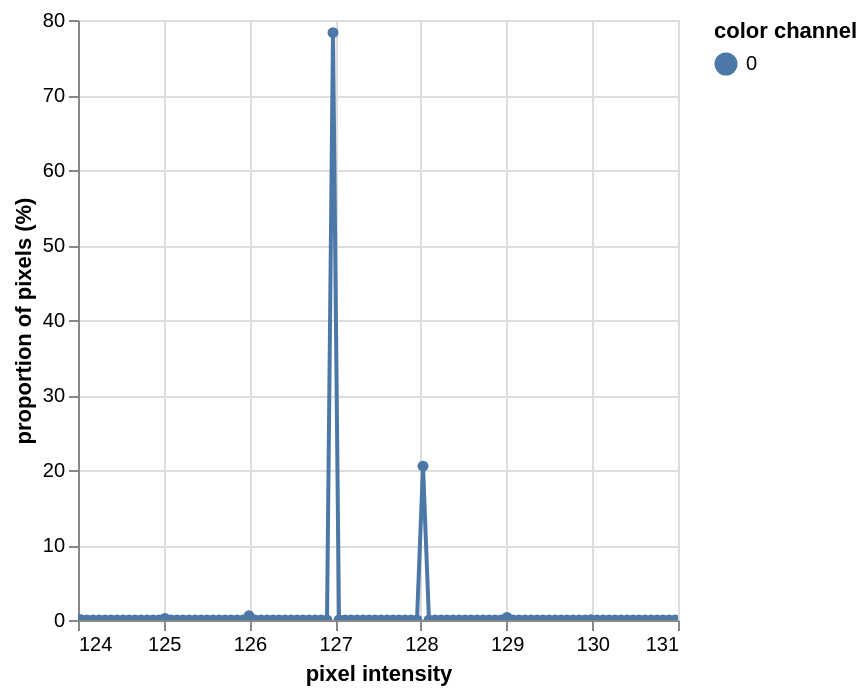

Source (notebook cell):
### Code cell
# Histogram
hist = pcv.visualize.histogram(a)

### Figure 1 — Vega-Lite specification as saved in the notebook (floating-point values rounded to 4 significant figures)
{"config": {"view": {"continuousWidth": 300, "continuousHeight": 300}}, "data": {"name": "data-770aa5c3962a53e627cb77cd6f417045"}, "mark": {"type": "line", "point": true}, "encoding": {"color": {"field": "color channel", "type": "nominal"}, "tooltip": [{"field": "pixel intensity", "type": "quantitative"}, {"field": "proportion of pixels (%)", "type": "quantitative"}], "x": {"field": "pixel intensity", "type": "quantitative"}, "y": {"field": "proportion of pixels (%)", "type": "quantitative"}}, "params": [{"name": "param_2", "select": {"type": "interval", "encodings": ["x", "y"]}, "bind": "scales"}], "$schema": "https://vega.github.io/schema/vega-lite/v5.20.1.json", "datasets": {"data-770aa5c3962a53e627cb77cd6f417045": [{"pixel intensity": 124.0, "proportion of pixels (%)": 0.02132, "hist_count": 3, "color channel": "0"}, {"pixel intensity": 124.1, "proportion of pixels (%)": 0.0, "hist_count": 0, "color channel": "0"}, {"pixel intensity": 124.2, "proportion of pixels (%)": 0.0, "hist_count": 0, "color channel": "0"}, {"pixel intensity": 124.2, "proportion of pixels (%)": 0.0, "hist_count": 0, "color channel": "0"}, {"pixel intensity": 124.3, "proportion of pixels (%)": 0.0, "hist_count": 0, "color channel": "0"}, {"pixel intensity": 124.4, "proportion of pixels (%)": 0.0, "hist_count": 0, "color channel": "0"}, {"pixel intensity": 124.5, "proportion of pixels (%)": 0.0, "hist_count": 0, "color channel": "0"}, {"pixel intensity": 124.5, "proportion of pixels (%)": 0.0, "hist_count": 0, "color channel": "0"}, {"pixel intensity": 124.6, "proportion of pixels (%)": 0.0, "hist_count": 0, "color channel": "0"}, {"pixel intensity": 124.7, "proportion of pixels (%)": 0.0, "hist_count": 0, "color channel": "0"}, {"pixel intensity": 124.7, "proportion of pixels (%)": 0.0, "hist_count": 0, "color channel": "0"}, {"pixel intensity": 124.8, "proportion of pixels (%)": 0.0, "hist_count": 0, "color channel": "0"}, {"pixel intensity": 124.9, "proportion of pixels (%)": 0.0, "hist_count": 0, "color channel": "0"}, {"pixel intensity": 124.9, "proportion of pixels (%)": 0.0, "hist_count": 0, "color channel": "0"}, {"pixel intensity": 125.0, "proportion of pixels (%)": 0.2132, "hist_count": 30, "color channel": "0"}, {"pixel intensity": 125.1, "proportion of pixels (%)": 0.0, "hist_count": 0, "color channel": "0"}, {"pixel intensity": 125.2, "proportion of pixels (%)": 0.0, "hist_count": 0, "color channel": "0"}, {"pixel intensity": 125.2, "proportion of pixels (%)": 0.0, "hist_count": 0, "color channel": "0"}, {"pixel intensity": 125.3, "proportion of pixels (%)": 0.0, "hist_count": 0, "color channel": "0"}, {"pixel intensity": 125.4, "proportion of pixels (%)": 0.0, "hist_count": 0, "color channel": "0"}, {"pixel intensity": 125.4, "proportion of pixels (%)": 0.0, "hist_count": 0, "color channel": "0"}, {"pixel intensity": 125.5, "proportion of pixels (%)": 0.0, "hist_count": 0, "color channel": "0"}, {"pixel intensity": 125.6, "proportion of pixels (%)": 0.0, "hist_count": 0, "color channel": "0"}, {"pixel intensity": 125.6, "proportion of pixels (%)": 0.0, "hist_count": 0, "color channel": "0"}, {"pixel intensity": 125.7, "proportion of pixels (%)": 0.0, "hist_count": 0, "color channel": "0"}, {"pixel intensity": 125.8, "proportion of pixels (%)": 0.0, "hist_count": 0, "color channel": "0"}, {"pixel intensity": 125.9, "proportion of pixels (%)": 0.0, "hist_count": 0, "color channel": "0"}, {"pixel intensity": 125.9, "proportion of pixels (%)": 0.0, "hist_count": 0, "color channel": "0"}, {"pixel intensity": 126.0, "proportion of pixels (%)": 0.5615, "hist_count": 79, "color channel": "0"}, {"pixel intensity": 126.1, "proportion of pixels (%)": 0.0, "hist_count": 0, "color channel": "0"}, {"pixel intensity": 126.1, "proportion of pixels (%)": 0.0, "hist_count": 0, "color channel": "0"}, {"pixel intensity": 126.2, "proportion of pixels (%)": 0.0, "hist_count": 0, "color channel": "0"}, {"pixel intensity": 126.3, "proportion of pixels (%)": 0.0, "hist_count": 0, "color channel": "0"}, {"pixel intensity": 126.3, "proportion of pixels (%)": 0.0, "hist_count": 0, "color channel": "0"}, {"pixel intensity": 126.4, "proportion of pixels (%)": 0.0, "hist_count": 0, "color channel": "0"}, {"pixel intensity": 126.5, "proportion of pixels (%)": 0.0, "hist_count": 0, "color channel": "0"}, {"pixel intensity": 126.6, "proportion of pixels (%)": 0.0, "hist_count": 0, "color channel": "0"}, {"pixel intensity": 126.6, "proportion of pixels (%)": 0.0, "hist_count": 0, "color channel": "0"}, {"pixel intensity": 126.7, "proportion of pixels (%)": 0.0, "hist_count": 0, "color channel": "0"}, {"pixel intensity": 126.8, "proportion of pixels (%)": 0.0, "hist_count": 0, "color channel": "0"}, {"pixel intensity": 126.8, "proportion of pixels (%)": 0.0, "hist_count": 0, "color channel": "0"}, {"pixel intensity": 126.9, "proportion of pixels (%)": 0.0, "hist_count": 0, "color channel": "0"}, {"pixel intensity": 127.0, "proportion of pixels (%)": 78.32, "hist_count": 11019, "color channel": "0"}, {"pixel intensity": 127.0, "proportion of pixels (%)": 0.0, "hist_count": 0, "color channel": "0"}, {"pixel intensity": 127.1, "proportion of pixels (%)": 0.0, "hist_count": 0, "color channel": "0"}, {"pixel intensity": 127.2, "proportion of pixels (%)": 0.0, "hist_count": 0, "color channel": "0"}, {"pixel intensity": 127.3, "proportion of pixels (%)": 0.0, "hist_count": 0, "color channel": "0"}, {"pixel intensity": 127.3, "proportion of pixels (%)": 0.0, "hist_count": 0, "color channel": "0"}, {"pixel intensity": 127.4, "proportion of pixels (%)": 0.0, "hist_count": 0, "color channel": "0"}, {"pixel intensity": 127.5, "proportion of pixels (%)": 0.0, "hist_count": 0, "color channel": "0"}, {"pixel intensity": 127.5, "proportion of pixels (%)": 0.0, "hist_count": 0, "color channel": "0"}, {"pixel intensity": 127.6, "proportion of pixels (%)": 0.0, "hist_count": 0, "color channel": "0"}, {"pixel intensity": 127.7, "proportion of pixels (%)": 0.0, "hist_count": 0, "color channel": "0"}, {"pixel intensity": 127.7, "proportion of pixels (%)": 0.0, "hist_count": 0, "color channel": "0"}, {"pixel intensity": 127.8, "proportion of pixels (%)": 0.0, "hist_count": 0, "color channel": "0"}, {"pixel intensity": 127.9, "proportion of pixels (%)": 0.0, "hist_count": 0, "color channel": "0"}, {"pixel intensity": 128.0, "proportion of pixels (%)": 0.0, "hist_count": 0, "color channel": "0"}, {"pixel intensity": 128.0, "proportion of pixels (%)": 20.5, "hist_count": 2885, "color channel": "0"}, {"pixel intensity": 128.1, "proportion of pixels (%)": 0.0, "hist_count": 0, "color channel": "0"}, {"pixel intensity": 128.2, "proportion of pixels (%)": 0.0, "hist_count": 0, "color channel": "0"}, {"pixel intensity": 128.2, "proportion of pixels (%)": 0.0, "hist_count": 0, "color channel": "0"}, {"pixel intensity": 128.3, "proportion of pixels (%)": 0.0, "hist_count": 0, "color channel": "0"}, {"pixel intensity": 128.4, "proportion of pixels (%)": 0.0, "hist_count": 0, "color channel": "0"}, {"pixel intensity": 128.4, "proportion of pixels (%)": 0.0, "hist_count": 0, "color channel": "0"}, {"pixel intensity": 128.5, "proportion of pixels (%)": 0.0, "hist_count": 0, "color channel": "0"}, {"pixel intensity": 128.6, "proportion of pixels (%)": 0.0, "hist_count": 0, "color channel": "0"}, {"pixel intensity": 128.7, "proportion of pixels (%)": 0.0, "hist_count": 0, "color channel": "0"}, {"pixel intensity": 128.7, "proportion of pixels (%)": 0.0, "hist_count": 0, "color channel": "0"}, {"pixel intensity": 128.8, "proportion of pixels (%)": 0.0, "hist_count": 0, "color channel": "0"}, {"pixel intensity": 128.9, "proportion of pixels (%)": 0.0, "hist_count": 0, "color channel": "0"}, {"pixel intensity": 128.9, "proportion of pixels (%)": 0.0, "hist_count": 0, "color channel": "0"}, {"pixel intensity": 129.0, "proportion of pixels (%)": 0.3483, "hist_count": 49, "color channel": "0"}, {"pixel intensity": 129.1, "proportion of pixels (%)": 0.0, "hist_count": 0, "color channel": "0"}, {"pixel intensity": 129.1, "proportion of pixels (%)": 0.0, "hist_count": 0, "color channel": "0"}, {"pixel intensity": 129.2, "proportion of pixels (%)": 0.0, "hist_count": 0, "color channel": "0"}, {"pixel intensity": 129.3, "proportion of pixels (%)": 0.0, "hist_count": 0, "color channel": "0"}, {"pixel intensity": 129.4, "proportion of pixels (%)": 0.0, "hist_count": 0, "color channel": "0"}, {"pixel intensity": 129.4, "proportion of pixels (%)": 0.0, "hist_count": 0, "color channel": "0"}, {"pixel intensity": 129.5, "proportion of pixels (%)": 0.0, "hist_count": 0, "color channel": "0"}, {"pixel intensity": 129.6, "proportion of pixels (%)": 0.0, "hist_count": 0, "color channel": "0"}, {"pixel intensity": 129.6, "proportion of pixels (%)": 0.0, "hist_count": 0, "color channel": "0"}, {"pixel intensity": 129.7, "proportion of pixels (%)": 0.0, "hist_count": 0, "color channel": "0"}, {"pixel intensity": 129.8, "proportion of pixels (%)": 0.0, "hist_count": 0, "color channel": "0"}, {"pixel intensity": 129.8, "proportion of pixels (%)": 0.0, "hist_count": 0, "color channel": "0"}, {"pixel intensity": 129.9, "proportion of pixels (%)": 0.0, "hist_count": 0, "color channel": "0"}, {"pixel intensity": 130.0, "proportion of pixels (%)": 0.02843, "hist_count": 4, "color channel": "0"}, {"pixel intensity": 130.1, "proportion of pixels (%)": 0.0, "hist_count": 0, "color channel": "0"}, {"pixel intensity": 130.1, "proportion of pixels (%)": 0.0, "hist_count": 0, "color channel": "0"}, {"pixel intensity": 130.2, "proportion of pixels (%)": 0.0, "hist_count": 0, "color channel": "0"}, {"pixel intensity": 130.3, "proportion of pixels (%)": 0.0, "hist_count": 0, "color channel": "0"}, {"pixel intensity": 130.3, "proportion of pixels (%)": 0.0, "hist_count": 0, "color channel": "0"}, {"pixel intensity": 130.4, "proportion of pixels (%)": 0.0, "hist_count": 0, "color channel": "0"}, {"pixel intensity": 130.5, "proportion of pixels (%)": 0.0, "hist_count": 0, "color channel": "0"}, {"pixel intensity": 130.5, "proportion of pixels (%)": 0.0, "hist_count": 0, "color channel": "0"}, {"pixel intensity": 130.6, "proportion of pixels (%)": 0.0, "hist_count": 0, "color channel": "0"}, {"pixel intensity": 130.7, "proportion of pixels (%)": 0.0, "hist_count": 0, "color channel": "0"}, {"pixel intensity": 130.8, "proportion of pixels (%)": 0.0, "hist_count": 0, "color channel": "0"}, {"pixel intensity": 130.8, "proportion of pixels (%)": 0.0, "hist_count": 0, "color channel": "0"}, {"pixel intensity": 130.9, "proportion of pixels (%)": 0.0, "hist_count": 0, "color channel": "0"}, {"pixel intensity": 131.0, "proportion of pixels (%)": 0.007107, "hist_count": 1, "color channel": "0"}]}}
